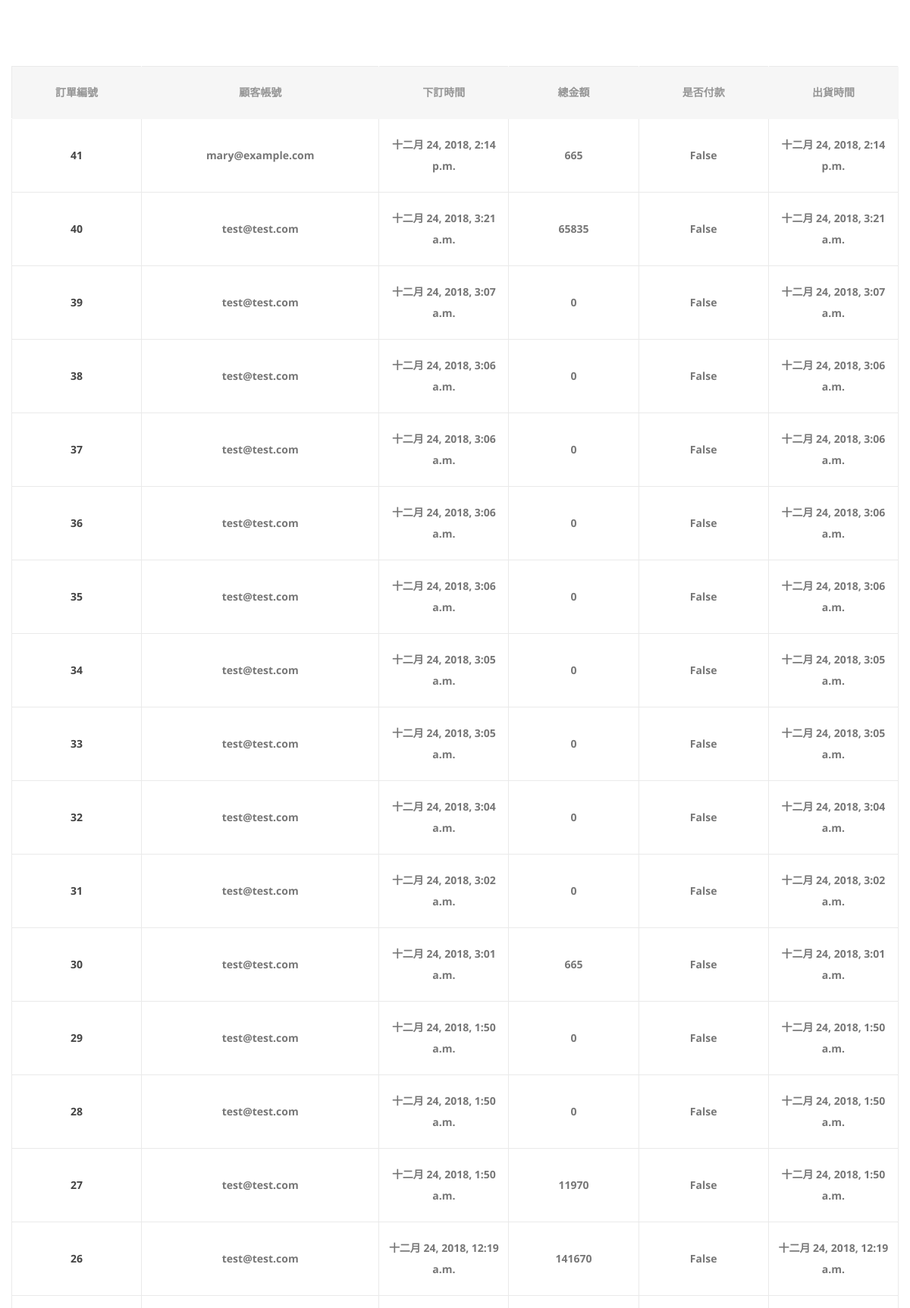
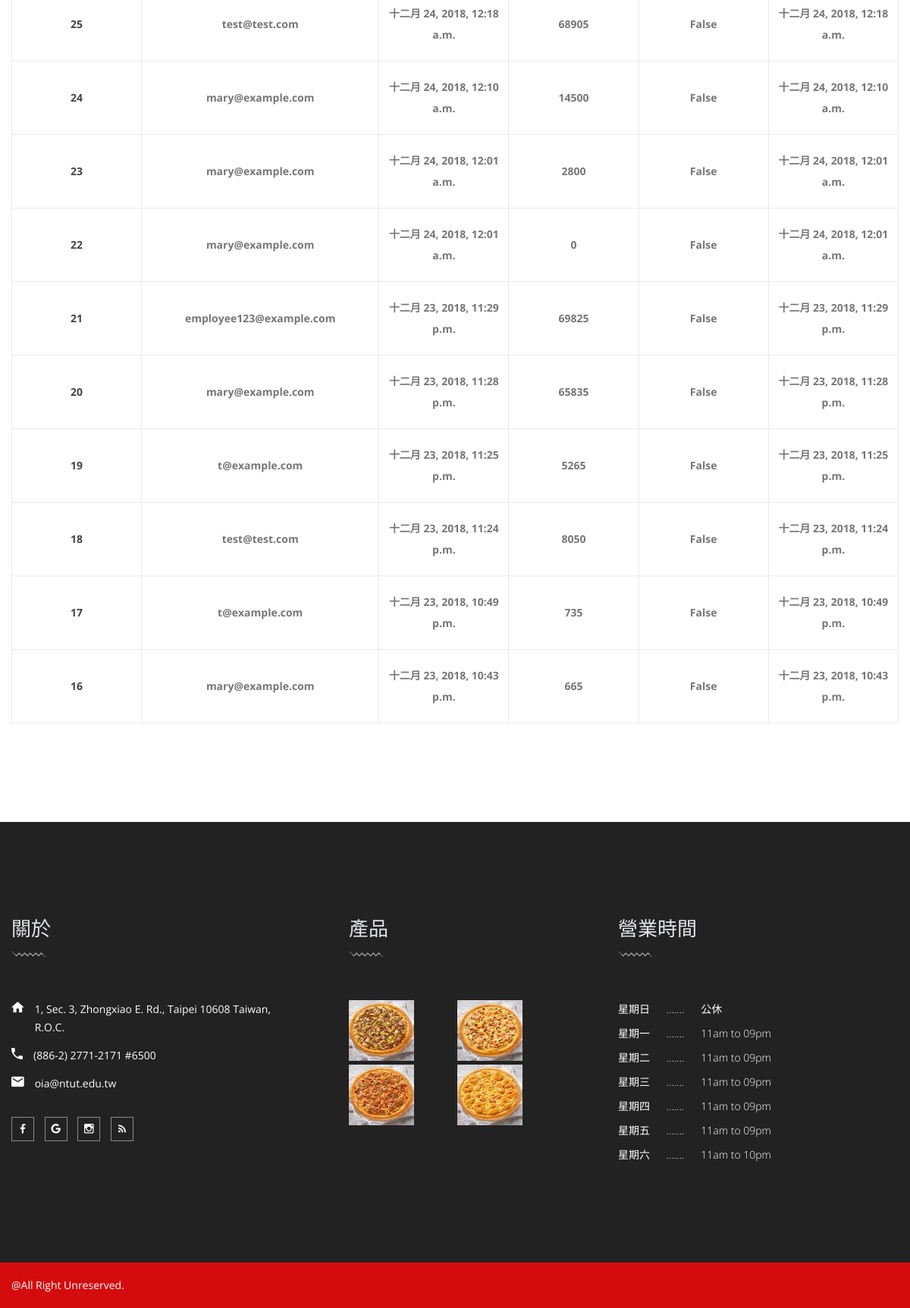
The page /checkorder/ (lower part) on the database as committed earlier (2 pictures, top to bottom).
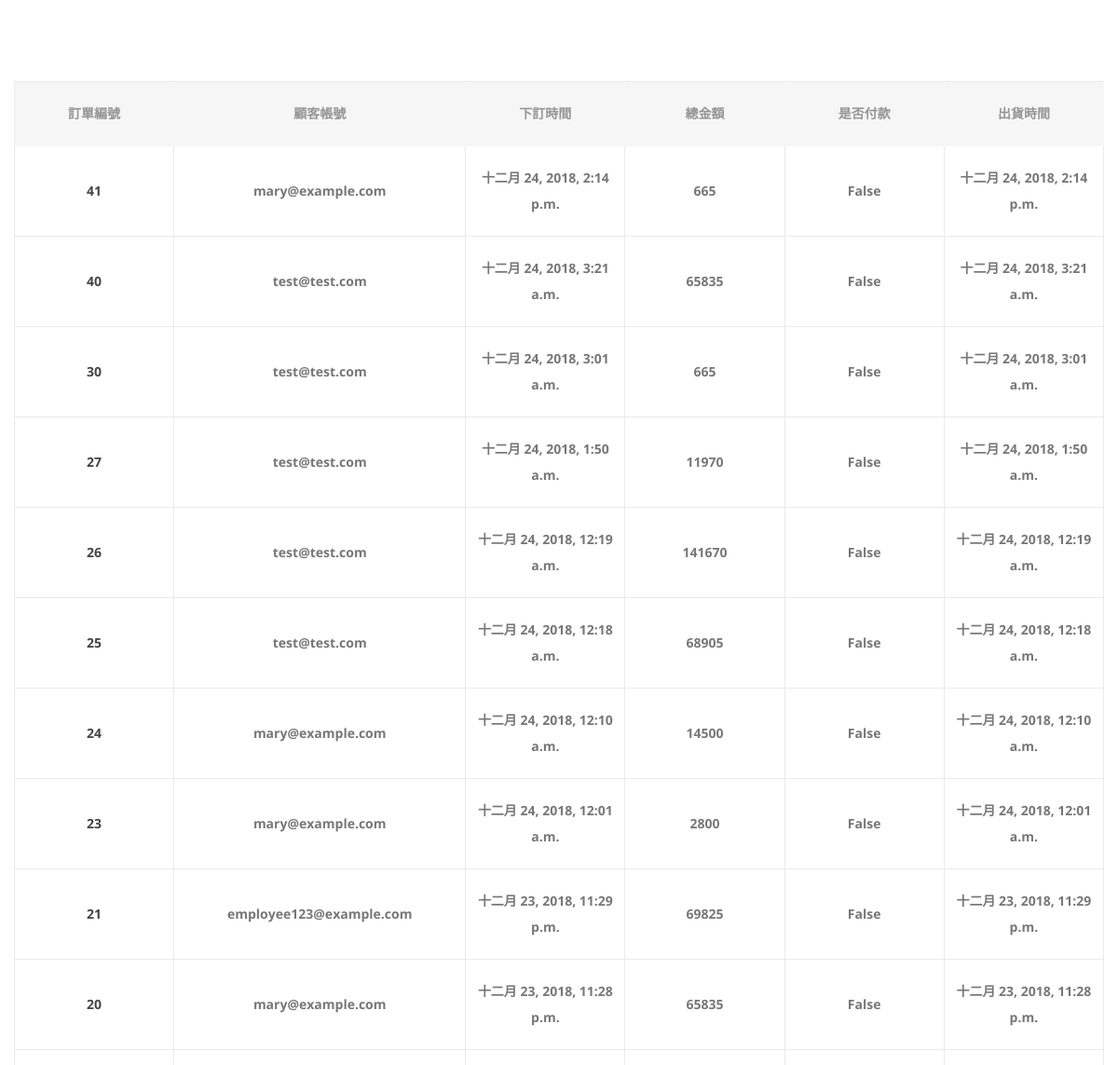
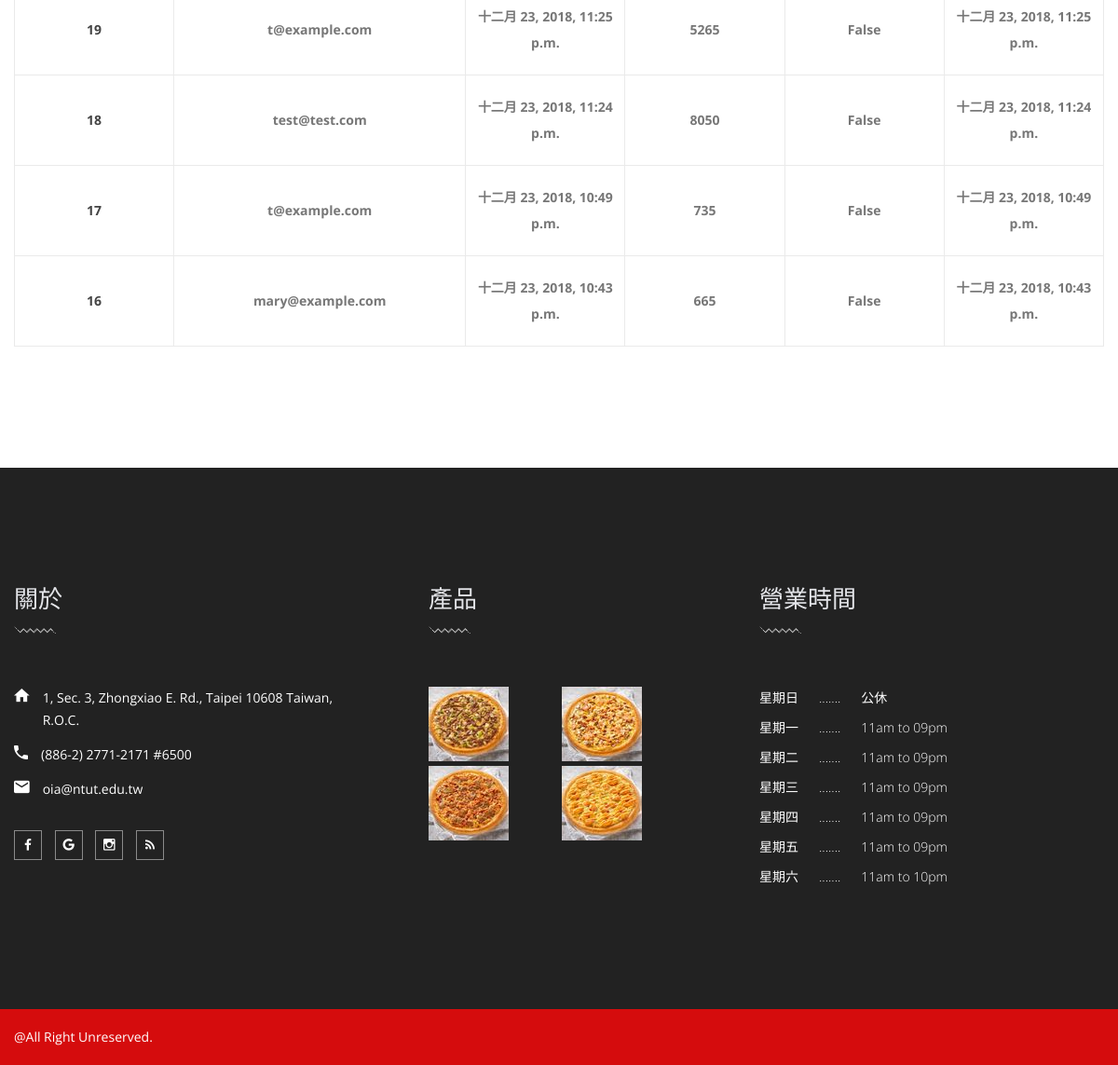
The same page on the database as committed later (2 pictures, top to bottom).
### SOS/models.py (models this page shows, shortened)
class Order(models.Model):
    order_no = models.AutoField(
        verbose_name='訂單編號', null=False, primary_key=True)
    member_id = models.ForeignKey(
        Member, verbose_name='會員編號', on_delete=models.CASCADE, null=False) # 哪一個 會員 產生的訂單
    ordered_date = models.DateTimeField(
        verbose_name='訂單產生時間', auto_now_add=True, null=False)
    updated = models.DateTimeField(auto_now=True)
    paid = models.BooleanField(default=False) # 若為 true 代表 尚未出貨
    shipped_date = models.DateTimeField(
        verbose_name='實際出貨時間', default=timezone.now)
    isFreeShipping = models.BooleanField(default=False, verbose_name='是否免運', editable=False)
    discountRate = models.DecimalField(
        max_digits=3, decimal_places=2, default=1, null=False, verbose_name='折扣',editable=False)
    class Meta:
        ordering = ['-ordered_date',]
    def get_total_cost(self):
        return sum(item.get_cost() for item in self.items.all())

class OrderItem(models.Model):
    order = models.ForeignKey(Order, related_name='items', on_delete=models.CASCADE)
    pizza = models.ForeignKey(Pizza, related_name='order_items', on_delete=models.CASCADE)
    price = models.DecimalField(max_digits=10, decimal_places=0)
    quantity = models.PositiveIntegerField(default=1)
    def get_cost(self):
        return self.price * self.quantity

### MCS/models.py (models this page shows, shortened)
class Member(models.Model):
    user_id = models.OneToOneField(
        CustomUser, verbose_name='會員的使用者編號', on_delete=models.CASCADE, null=False, related_name='Member')
    member_id = models.UUIDField(
        verbose_name='會員編號', null=False, primary_key=True,
        default=uuid.uuid4, editable=False)
    def __str__(self):
        return self.user_id.email

class CustomUser(AbstractUser):
    GENDER_FEMALE = 'F'
    GENDER_MALE = 'M'
    GENDER_IN_USER_CHOICES = ((GENDER_FEMALE, '女'), (GENDER_MALE, '男'),)
    id_TW = models.CharField(
        verbose_name='在台灣的身分證號碼', max_length=10, null=False, unique=True,
        validators=[RegexValidator(r'^[A-Z]{1}[1-2]{1}[0-9]{8}$')])
    phone_number = models.CharField(
        verbose_name='使用者電話號碼', max_length=15, null=False, default='',
        validators=[RegexValidator(r'^[0-9+()-]+$')])
    address = models.CharField(
        verbose_name='使用者住址', max_length=80, null=False, default='')
    age = models.PositiveIntegerField(
        verbose_name='使用者年齡', blank=True, default=0)
    gender = models.CharField(
        verbose_name='使用者性別', max_length=1, choices=GENDER_IN_USER_CHOICES, null=False, default=GENDER_MALE)
    discount = models.DecimalField(
        verbose_name='使用者折扣', max_digits=3, decimal_places=2, null=False, default=1.00,
        validators=[MinValueValidator(0, '0<=使用者折扣<=1'), MaxValueValidator(1, '0<=使用者折扣<=1')])
    username = None
    email = models.EmailField(_('email address'), primary_key=True)
    last_name = models.CharField(verbose_name='姓', max_length=4, null=False, default='')
    first_name = models.CharField(verbose_name='名', max_length=8, null=False, default='')
    USERNAME_FIELD = 'email'
    REQUIRED_FIELDS = []
    objects = CustomUserManager()

### FSMS/views.py (the view)
# urls.py: path('', check_order, name='check_order'),
def check_order(request):
    total_order = Order.objects.all()
    total_orderitem = OrderItem.objects.all()
    return render(request,'checkorder_detail.html',locals())

### SCS/context_processors.py (called while the page is built)
def cart(request):
    return {'cart': Cart(request)}

### templates/checkorder_detail.html (shortened to what this page needs)
{% extends 'base.html' %}
{% load static %}
{% load starsCount %}
{% block content %}
<div class="cart-main-area section-padding--lg bg--white">
    <div class="container">
        <div class="row">
            <div class="col-md-12 col-sm-12 ol-lg-12">
                <div class="table-content table-responsive">
                    <table class='cart'>
                        <thead>
                            <tr class="title-top">
                                <th class="product-subtotal">訂單編號</th>
                                <th class="product-subtotal">顧客帳號</th>
                                <th class="product-subtotal">下訂時間</th>
                                <th class="product-subtotal">總金額</th>
                                <th class="product-subtotal">是否付款</th>
                                <th class="product-subtotal">出貨時間</th>
                            </tr>
                        </thead>
                        <tbody>
                            {% for order in total_order %}
                            <tr>
                                <td class="product-subtotal"><a href="{% url 'order_detail' order.order_no %}">
                                        {{ order.order_no }}</a></td>
                                <td class="product-subtotal">{{ order.member_id }}</td>
                                <td class="product-subtotal">{{ order.ordered_date }}</td>
                                <td class="product-subtotal">{{ order.get_total_cost }}</td>
                                <td class="product-subtotal">{{ order.paid }}</td>
                                <td class="product-subtotal">{{ order.shipped_date }}</td>
                            </tr>
                            {% empty %}
                            <h2>目前沒有訂單！</h2>
                            {% endfor %}
                        </tbody>
                    </table>
                </div>
            </div>
        </div>
    </div>
</div>
{% endblock %}

### templates/base.html (shortened to what this page needs)
{% load static %}
<!doctype html>
<html class="no-js" lang="zxx">
<head>
	<link rel="stylesheet" href="{% static 'pizza/css/bootstrap.min.css' %}">
	<link rel="stylesheet" href="{% static 'pizza/css/plugins.css' %}">
	<link rel="stylesheet" href="{% static 'pizza/style.css' %}">
</head>
<body>
	<div class="wrapper" id="wrapper">
    {% block content %}
    {% endblock %}
        <footer class="footer__area footer--1">
                <div class="footer__wrapper bg__cat--1 section-padding--lg">
                    <div class="container">
                        <div class="row">
                            <div class="col-md-6 col-lg-4 col-sm-12">
                                <div class="footer">
                                    <h2 class="ftr__title">關於</h2>
                                    <div class="footer__inner">
                                        <div class="ftr__details">
                                            <div class="ftr__address__inner">
                                                <div class="ftr__address">
                                                    <div class="ftr__address__icon">
                                                        <i class="zmdi zmdi-home"></i>
                                                    </div>
                                                    <div class="frt__address__details">
                                                        <p>1, Sec. 3, Zhongxiao E. Rd., Taipei 10608 Taiwan, R.O.C.</p>
                                                    </div>
                                                </div>
                                                <div class="ftr__address">
                                                    <div class="ftr__address__icon">
                                                        <i class="zmdi zmdi-phone"></i>
                                                    </div>
                                                    <div class="frt__address__details">
                                                        <p><a href="#">(886-2) 2771-2171 #6500</a></p>
                                                    </div>
                                                </div>
                                                <div class="ftr__address">
                                                    <div class="ftr__address__icon">
                                                        <i class="zmdi zmdi-email"></i>
                                                    </div>
                                                    <div class="frt__address__details">
                                                        <p><a href="#">oia@ntut.edu.tw</a></p>
                                                    </div>
                                                </div>
                                            </div>
                                            <ul class="social__icon">
                                                <li><a href="https://www.facebook.com/taipeitech1912/"><i class="zmdi zmdi-facebook"></i></a></li>
                                                <li><a href="#"><i class="zmdi zmdi-google"></i></a></li>
                                                <li><a href="#"><i class="zmdi zmdi-instagram"></i></a></li>
                                                <li><a href="#"><i class="zmdi zmdi-rss"></i></a></li>
                                            </ul>
                                        </div>
                                    </div>
                                </div>
                            </div>
                            <div class="col-md-6 col-lg-4 col-sm-12 sm--mt--40">
                                <div class="footer gallery">
                                    <h2 class="ftr__title">產品</h2>
                                    <div class="footer__inner">
                                        <ul class="sm__gallery__list">
                                            <li><img src="{% static 'pizza/images/pizza-sm-img/sm1.jpg' %}" alt="gallery images"></li>
                                            <li><img src="{% static 'pizza/images/pizza-sm-img/sm2.jpg' %}" alt="gallery images"></li>
                                            <li><img src="{% static 'pizza/images/pizza-sm-img/sm3.jpg' %}" alt="gallery images"></li>
                                            <li><img src="{% static 'pizza/images/pizza-sm-img/sm4.jpg' %}" alt="gallery images"></li>
                                        </ul>
                                    </div>
                                </div>
                            </div>
                            <div class="col-md-6 col-lg-4 col-sm-12 md--mt--40 sm--mt--40">
                                <div class="footer">
                                    <h2 class="ftr__title">營業時間</h2>
                                    <div class="footer__inner">
                                        <ul class="opening__time__list">
                                            <li>星期日<span>.......</span>公休</li>
                                            <li>星期一<span>.......</span>11am to 09pm</li>
                                            <li>星期二<span>.......</span>11am to 09pm</li>
                                            <li>星期三<span>.......</span>11am to 09pm</li>
                                            <li>星期四<span>.......</span>11am to 09pm</li>
                                            <li>星期五<span>.......</span>11am to 09pm</li>
                                            <li>星期六<span>.......</span>11am to 10pm</li>
                                        </ul>
                                    </div>
                                </div>
                            </div>
                        </div>
                    </div>
                </div>
                <div class="copyright bg--theme">
                    <div class="container">
                        <div class="row">
                            <div class="col-lg-12 col-md-12 col-sm-12">
                                <div class="copyright__inner">
                                    <div class="cpy__right--left">
                                        <p>@All Right Unreserved.</p>
                                    </div>
                                </div>
                            </div>
                        </div>
                    </div>
                </div>
        </footer>
    </div>
</body>
</html>

Rows that differ between the two databases and show on the page:
removed Order: order_no "39", member_id "test@test.com", ordered_date "十二月 24, 2018, 3:07 a.m.", get_total_cost "0", paid "False", shipped_date "十二月 24, 2018, 3:07 a.m."
removed Order: order_no "38", member_id "test@test.com", ordered_date "十二月 24, 2018, 3:06 a.m.", get_total_cost "0", paid "False", shipped_date "十二月 24, 2018, 3:06 a.m."
removed Order: order_no "37", member_id "test@test.com", ordered_date "十二月 24, 2018, 3:06 a.m.", get_total_cost "0", paid "False", shipped_date "十二月 24, 2018, 3:06 a.m."
removed Order: order_no "36", member_id "test@test.com", ordered_date "十二月 24, 2018, 3:06 a.m.", get_total_cost "0", paid "False", shipped_date "十二月 24, 2018, 3:06 a.m."
removed Order: order_no "35", member_id "test@test.com", ordered_date "十二月 24, 2018, 3:06 a.m.", get_total_cost "0", paid "False", shipped_date "十二月 24, 2018, 3:06 a.m."
removed Order: order_no "34", member_id "test@test.com", ordered_date "十二月 24, 2018, 3:05 a.m.", get_total_cost "0", paid "False", shipped_date "十二月 24, 2018, 3:05 a.m."
removed Order: order_no "33", member_id "test@test.com", ordered_date "十二月 24, 2018, 3:05 a.m.", get_total_cost "0", paid "False", shipped_date "十二月 24, 2018, 3:05 a.m."
removed Order: order_no "32", member_id "test@test.com", ordered_date "十二月 24, 2018, 3:04 a.m.", get_total_cost "0", paid "False", shipped_date "十二月 24, 2018, 3:04 a.m."
removed Order: order_no "31", member_id "test@test.com", ordered_date "十二月 24, 2018, 3:02 a.m.", get_total_cost "0", paid "False", shipped_date "十二月 24, 2018, 3:02 a.m."
removed Order: order_no "29", member_id "test@test.com", ordered_date "十二月 24, 2018, 1:50 a.m.", get_total_cost "0", paid "False", shipped_date "十二月 24, 2018, 1:50 a.m."
removed Order: order_no "28", member_id "test@test.com", ordered_date "十二月 24, 2018, 1:50 a.m.", get_total_cost "0", paid "False", shipped_date "十二月 24, 2018, 1:50 a.m."
removed Order: order_no "22", member_id "mary@example.com", ordered_date "十二月 24, 2018, 12:01 a.m.", get_total_cost "0", paid "False", shipped_date "十二月 24, 2018, 12:01 a.m."
